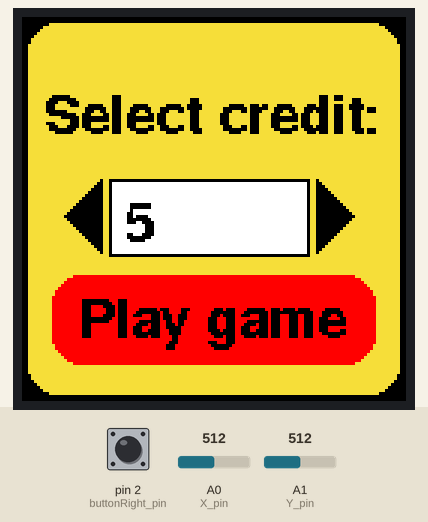
This sketch was run on a simulated Arduino Uno, built with avr-gcc and run on an emulated ATmega328P. Shown: 128×128 colour display. The test bench sets the inputs (shaded band); at power-on: A1 (Y_pin) = 512, pin 2 (buttonRight_pin) LOW, A0 (X_pin) = 512. Random numbers use the default seed unless the sketch sets one.

Above: at 1.3 s.
1.4 s: A1 (Y_pin) set to 622
2.9 s: A1 (Y_pin) set to 647
At 2.97 s:
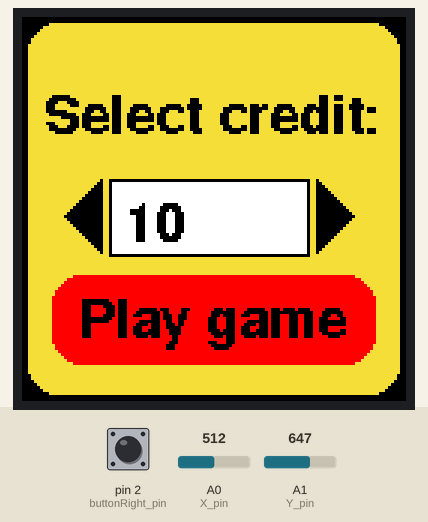
4.8 s: pin 2 (buttonRight_pin) pulled HIGH for 1 s
At 7.6 s:
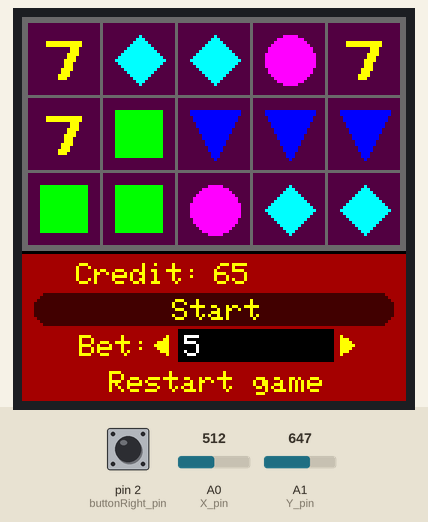
7.9 s: A0 (X_pin) set to 122
At 8.8 s:
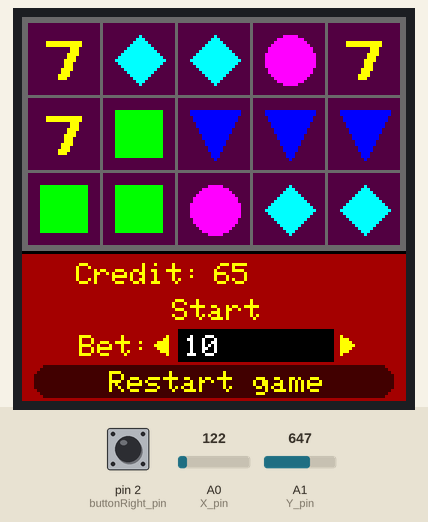
9.6 s: pin 2 (buttonRight_pin) pulled HIGH for 0.15 s
At 10.8 s:
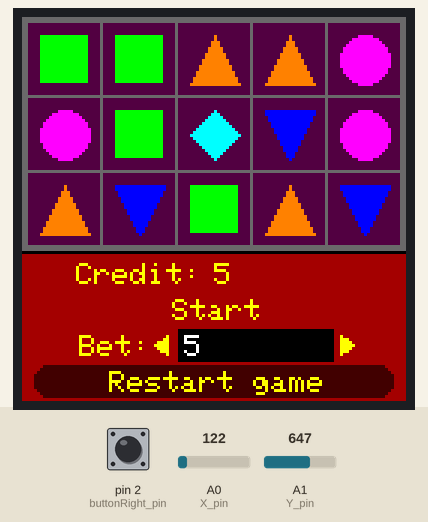
11.4 s: pin 2 (buttonRight_pin) pulled HIGH for 3.2 s
At 11.79 s:
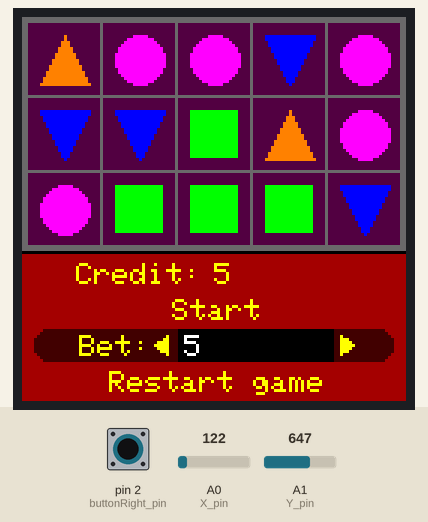
Timing chart, 0 to 14.4 s (numbered marks = the images above; inputs shaded):
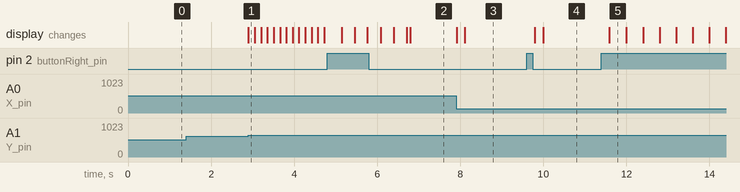

Measured:
- the behaviour switches between 632 and 633 on A1 (Y_pin) (found by bisection; images 0 and 1)
- after the input at 1.4 s, every drawn part: stays the same
- after the input at 2.9 s, the display: changes at once (image 1)
- after the input at 7.9 s, the display: first changes at once (image 3 shows a later state)
- after the input at 9.6 s, the display: first changes after 0.20 s (image 4 shows a later state)
- after the input at 11.4 s, the display: changes after 0.19 s (image 5)
- what the display in image 5 shows lasts 0.4 s, from 11.6 s to 12.0 s

The sketch:

version_alpha.ino
```cpp
#include <Adafruit_ST7735.h> // Hardware-specific library for ST7735
#include <Fonts/FreeSansBold9pt7b.h>

#define TFT_CS                10
#define TFT_RST                8
#define TFT_DC                 9
#define SW_pin                12
#define X_pin                 A0 // joystick x axis pin
#define Y_pin                 A1 // joystick y axis pin
#define RED_PIN                4
#define GREEN_PIN              5
#define BLUE_PIN               6
#define buttonRight_pin        2
#define MAX_CREDIT_INITIAL 99995
#define MIN_CREDIT_INITIAL     5
#define MAX_CREDIT      99999995
#define MIN_CREDIT             5
#define box_size              24
#define ORANGE_TRIANGLE        0
#define BLUE_TRIANGLE          1
#define GREEN_SQUARE           2
#define MAGENTA_CIRCLE         3
#define LIGHTBLUE_DIAMOND      4
#define SEVEN                  5
#define OPTION_START           1
#define OPTION_BET             2
#define OPTION_RESTART         3
#define initial_x_axis       533
#define initial_y_axis       533

Adafruit_ST7735 tft = Adafruit_ST7735(TFT_CS, TFT_DC, TFT_RST);

struct box {
   byte symbol;
   byte w0, h0;
};

long credit, new_credit; // in-game current credit
bool inMenu = false, ledOn = false;
struct box boxes[3][5]; // boxes that contains graphic symbols
struct box new_boxes[3][5]; // newly-generated boxes
long current_bet, new_bet, current_win;
int button_value = false; // changes when button is pressed
bool winner_boxes[3][5] = {false}; // check which boxes are winners
bool won = false;
unsigned long ledTimer, wonTimer = 1200;

void setup() {

   pinMode(SW_pin, INPUT);
   digitalWrite(SW_pin, HIGH);
   Serial.begin(9600);
   randomSeed(analogRead(2));

   tft.initR(INITR_144GREENTAB);
}

int getMultiplyFactor(int countSame, byte symbol) {

   int multiplyFactor = 0;

   if (countSame == 1) {
       return multiplyFactor;
   }
   if (countSame == 2 && symbol == MAGENTA_CIRCLE) {
     multiplyFactor = 2;
   } else if (countSame == 3) {
     multiplyFactor = 4;
   } else if (countSame == 4) {
     multiplyFactor = 10;
   } else if (countSame == 5) {
     multiplyFactor = 25;
   }
   if (symbol == SEVEN) {
     multiplyFactor *= 8;
   }
   return multiplyFactor;
}

void colorWinnerBoxes() {

   int x0, y0, w, h;


   if (won) {
     tft.getTextBounds(String(credit), 64, 82, &x0, &y0, &w, &h);
     tft.drawRect(x0, y0, w, h, 0XA000);
     tft.fillRect(x0, y0, w, h, 0XA000);

     tft.getTextBounds(String("Credit:"), 18, 82, &x0, &y0, &w, &h);
     tft.drawRect(x0, y0, w, h, 0XA000);
     tft.fillRect(x0, y0, w, h, 0XA000);

     tft.setCursor(18, 82);
     tft.setFont(NULL);
     tft.setTextColor(ST77XX_YELLOW);
     tft.setTextSize(1);
     tft.print("Won:");

     tft.setCursor(64, 82);
     tft.print(current_win);

     wonTimer = millis();
   }


   for (int i = 0; i < 3; i ++) {
     for (int j = 0; j < 5; j ++) {
        if (winner_boxes[i][j]) {
           // color current box in red
           tft.drawRect(boxes[i][j].w0, boxes[i][j].h0, box_size, box_size, ST77XX_RED);
           tft.fillRect(boxes[i][j].w0, boxes[i][j].h0, box_size, box_size, ST77XX_RED);

           drawSymbol(boxes[i][j].w0, boxes[i][j].h0, boxes[i][j].symbol);
        }
     }
   }


   // reset winner boxes
   for (int i = 0; i < 3; i++) {
     for (int j = 0; j < 5; j++) {
       winner_boxes[i][j] = false;
     }
   }
}

void checkWinnings() {

   int multiplyFactor = 0, countSame;
   byte symbol;

   current_win = 0;

   // check horizontal lines
   for (int i = 0; i < 3; i++) {
     symbol = boxes[i][0].symbol;
     countSame = 1;
     for (int j = 1; j < 5; j++) {
       if (boxes[i][j].symbol == symbol) {
         countSame ++;
       } else {
         break;
       }
     }

     multiplyFactor = getMultiplyFactor(countSame, symbol);
     if (multiplyFactor > 0) {
       won = true;
     }
     current_win += current_bet * multiplyFactor;

     if ((countSame == 2 && symbol == MAGENTA_CIRCLE) || countSame > 2) {
       for (int j = 0; j < countSame; j++) {
         winner_boxes[i][j] = true;
       }
     }
   }

   countSame = 0;
   // check for upper diagonal winnings
   for (int i = 2; i >= 0; i--) {
     if (i == 2) {
       symbol = boxes[i][0].symbol;
     } else if (symbol != boxes[i][i].symbol) {
       break;
     }
     countSame ++;
   }
   if ((countSame == 2 && symbol == MAGENTA_CIRCLE) || countSame > 2) {
     for (int i = countSame - 1; i >= 0; i --) {
       winner_boxes[i][i] = true;
     }
   }

   if (countSame == 3) {
     if (boxes[1][3].symbol == symbol) {
       countSame ++;
       winner_boxes[1][3] = true;

       if (boxes[2][4].symbol == symbol) {
         countSame ++;
         winner_boxes[2][4] = true;
       }
     }
   }

   multiplyFactor = getMultiplyFactor(countSame, symbol);
   if (multiplyFactor > 0) {
       won = true;
   }
   current_win += current_bet * multiplyFactor;

   countSame = 0;
   // check for lower diagonal winnings
   for (int i = 0; i < 3; i++) {
     if (i == 0) {
       symbol = boxes[i][0].symbol;
     } else if (symbol != boxes[i][i].symbol) {
       break;
     }
     countSame ++;
   }

   if ((countSame == 2 && symbol == MAGENTA_CIRCLE) || countSame > 2) {
     for (int i = 0; i < countSame; i++) {
       winner_boxes[i][i] = true;
     }
   }

   if (countSame == 3) {
     if (boxes[1][3].symbol == symbol) {
       countSame ++;
       winner_boxes[1][3] = true;

       if (boxes[0][4].symbol == symbol) {
         countSame ++;
         winner_boxes[0][4] = true;
       }
     }
   }

   multiplyFactor = getMultiplyFactor(countSame, symbol);
   if (multiplyFactor > 0) {
       won = true;
   }
   current_win += current_bet * multiplyFactor;

   // update current credit
   new_credit = credit + current_win;
   drawCreditText();
   credit = new_credit;

   if (won) {
     analogWrite(RED_PIN, 10);
     analogWrite(GREEN_PIN, 255);
     analogWrite(BLUE_PIN, 10);
     ledTimer = millis();
     ledOn = true;
   }

}

void drawStartOption(bool selected) {

   tft.setTextColor(ST77XX_YELLOW);
   if (selected) {
     tft.drawRoundRect(4, 92, 120, 11, 10, 0x4000);
     tft.fillRoundRect(4, 92, 120, 11, 10, 0x4000);
   } else {
     tft.drawRoundRect(4, 92, 120, 11, 10, 0xA000);
     tft.fillRoundRect(4, 92, 120, 11, 10, 0xA000);
   }
   tft.setCursor(50, 94);
   tft.setTextSize(1);
   tft.print("Start");
}

void drawBetOption(bool selected) {

   // bet option text
   if (selected) {
     tft.drawRoundRect(4, 104, 120, 11, 10, 0x4000);
     tft.fillRoundRect(4, 104, 120, 11, 10, 0x4000);
   } else {
      tft.drawRoundRect(4, 104, 120, 11, 10, 0xA000);
     tft.fillRoundRect(4, 104, 120, 11, 10, 0xA000);
   }
   tft.setCursor(19, 106);
   tft.setTextSize(1);
   tft.setTextColor(ST77XX_YELLOW);
   tft.print("Bet:");

   // bet option left arrow
   tft.drawTriangle(48, 106, 44, 109, 48, 112, ST77XX_YELLOW);
   tft.fillTriangle(48, 106, 44, 109, 48, 112, ST77XX_YELLOW);

   // bet option right arrow
   tft.drawTriangle(106, 106, 110, 109, 106, 112, ST77XX_YELLOW);
   tft.fillTriangle(106, 106, 110, 109, 106, 112, ST77XX_YELLOW);

   // bet option credit text
   tft.drawRect(52, 104, 52, 11, 0x0000);
   tft.fillRect(52, 104, 52, 11, 0x0000);
   tft.setTextColor(ST77XX_WHITE);
   tft.setCursor(54, 106);
   tft.print(current_bet);
}

void drawRestartOption(bool selected) {

   // restart game option text
   tft.setTextColor(ST77XX_YELLOW);
   if (selected) {
     tft.drawRoundRect(4, 116, 120, 11, 10, 0x4000);
     tft.fillRoundRect(4, 116, 120, 11, 10, 0x4000);
   } else {
     tft.drawRoundRect(4, 116, 120, 11, 10, 0xA000);
     tft.fillRoundRect(4, 116, 120, 11, 10, 0xA000);
   }
   tft.setCursor(29, 118);
   tft.setTextSize(1);
   tft.print("Restart game");
}

void printCreditText() {
   // credit text
   tft.setCursor(18, 82);
   tft.setFont(NULL);
   tft.setTextColor(ST77XX_YELLOW);
   tft.setTextSize(1);
   tft.print("Credit:");
}

void drawCreditText() {

   int x0, y0, w, h;

   tft.getTextBounds(String(credit), 64, 82, &x0, &y0, &w, &h);
   tft.drawRect(x0, y0, w, h, 0XA000);
   tft.fillRect(x0, y0, w, h, 0XA000);
   tft.setTextColor(ST77XX_YELLOW);
   tft.setCursor(64, 82);
   tft.print(new_credit);
}

void drawOrangeTriangle(byte w0, byte h0) {

   tft.drawTriangle(w0 + 12, h0 + 4, w0 + 4, h0 + 20, w0 + 20, h0 + 20, ST77XX_ORANGE);
   tft.fillTriangle(w0 + 12, h0 + 4, w0 + 4, h0 + 20, w0 + 20, h0 + 20, ST77XX_ORANGE);
}

void drawBlueTriangle(byte w0, byte h0) {

   tft.drawTriangle(w0 + 4, h0 + 4, w0 + 20, h0 + 4, w0 + 12, h0 + 20, ST77XX_BLUE);
   tft.fillTriangle(w0 + 4, h0 + 4, w0 + 20, h0 + 4, w0 + 12, h0 + 20, ST77XX_BLUE);
}

void drawGreenSquare(byte w0, byte h0) {

   tft.drawRect(w0 + 4, h0 + 4, 16, 16, ST77XX_GREEN);
   tft.fillRect(w0 + 4, h0 + 4, 16, 16, ST77XX_GREEN);

}

void drawMagentaCircle(byte w0, byte h0) {

   tft.drawCircle(w0 + 12, h0 + 12, 8, ST77XX_MAGENTA);
   tft.fillCircle(w0 + 12, h0 + 12, 8, ST77XX_MAGENTA);

}

void drawLightBlueDiamond(byte w0, byte h0) {

   tft.drawTriangle(w0 + 4, h0 + 12, w0 + 12, h0 + 4, w0 + 20, h0 + 12, ST77XX_CYAN);
   tft.fillTriangle(w0 + 4, h0 + 12, w0 + 12, h0 + 4, w0 + 20, h0 + 12, ST77XX_CYAN);

   tft.drawTriangle(w0 + 5, h0 + 13, w0 + 12, h0 + 20, w0 + 19, h0 + 13, ST77XX_CYAN);
   tft.fillTriangle(w0 + 5, h0 + 13, w0 + 12, h0 + 20, w0 + 19, h0 + 13, ST77XX_CYAN);
}

void drawSeven(byte w0, byte h0) {

   tft.drawRect(w0 + 6, h0 + 6, 12, 2, ST77XX_YELLOW);
   tft.fillRect(w0 + 6, h0 + 6, 12, 2, ST77XX_YELLOW);

   tft.drawTriangle(w0 + 14, h0 + 8, w0 + 10, h0 + 18, w0 + 12, h0 + 18, ST77XX_YELLOW);
   tft.fillTriangle(w0 + 14, h0 + 8, w0 + 10, h0 + 18, w0 + 12, h0 + 18, ST77XX_YELLOW);

   tft.drawTriangle(w0 + 16, h0 + 8, w0 + 14, h0 + 8, w0 + 12, h0 + 18, ST77XX_YELLOW);
   tft.fillTriangle(w0 + 16, h0 + 8, w0 + 14, h0 + 8, w0 + 12, h0 + 18, ST77XX_YELLOW);
}

void drawSymbol(byte w0, byte h0, byte symbol) {

   switch(symbol) {

     case ORANGE_TRIANGLE:
       drawOrangeTriangle(w0, h0);
       break;

     case BLUE_TRIANGLE:
       drawBlueTriangle(w0, h0);
       break;

     case GREEN_SQUARE:
       drawGreenSquare(w0, h0);
       break;

     case MAGENTA_CIRCLE:
       drawMagentaCircle(w0, h0);
       break;

     case LIGHTBLUE_DIAMOND:
       drawLightBlueDiamond(w0, h0);
       break;

     case SEVEN:
       drawSeven(w0, h0);
       break;
   }
}

void drawMainMenu() {

   int x1, y1, w, h, speed, x_axis, y_axis;
   long newCredit;

   credit = 5; // initial credit

   tft.fillScreen(ST77XX_BLACK);

   tft.drawRoundRect(2, 2, 124, 124, 10, 0XF6E7);
   tft.fillRoundRect(2, 2, 124, 124, 10, 0XF6E7);

   tft.setTextColor(ST77XX_BLACK);
   tft.setTextSize(1);
   tft.setTextWrap(false);

   // select credit text
   tft.setCursor(7, 32);
   tft.setFont(&FreeSansBold9pt7b);
   tft.print("Select credit:");


   // credit number text box
   tft.drawRect(29, 54, 67, 26, 0x0000);
   tft.fillRect(30, 54 + 1, 65, 24, 0xFFFF);

   // draw two triangles next to credit number text box
   tft.drawTriangle(26, 54, 14, 66, 26, 78, 0x0000);
   tft.fillTriangle(26, 54, 14, 66, 26, 78, 0x0000);

   tft.drawTriangle(98, 54, 110, 66, 98, 78, 0x0000);
   tft.fillTriangle(98, 54, 110, 66, 98, 78, 0x0000);

   // draw red container for 'play game'
   tft.drawRoundRect(10, 86, 108, 30, 10, ST77XX_RED);
   tft.fillRoundRect(10, 86, 108, 30, 10, ST77XX_RED);

   // play game text
   tft.setCursor(19, tft.height() / 2 + 42);
   tft.print("Play game");

   tft.setCursor(tft.width() / 2 - 30, 74);
   tft.print(credit);


   while (true) {

     button_value = digitalRead(buttonRight_pin);
     if (button_value != 0) {
       drawGame();
     }
     y_axis = analogRead(Y_pin);

     if (abs(y_axis - initial_y_axis) >= 10) {

       if (abs(y_axis - initial_y_axis) / 100 >= 1) {
         speed = ((y_axis - initial_y_axis) / 100);

         if (abs(speed) == 4) {
           speed *= 2;
         }
         if (speed > 1) {
           speed *= speed;
         } else if (speed < -1) {
           speed *= -speed;
         }

         if (credit + 5 * speed < MIN_CREDIT_INITIAL) {
            newCredit = MIN_CREDIT_INITIAL;
         } else if (credit + 5 * speed > MAX_CREDIT_INITIAL) {
            newCredit = MAX_CREDIT_INITIAL;
         } else {
            newCredit = credit + 5 * speed;
         }

         tft.getTextBounds(String(credit), tft.width() / 2 - 30, 74, &x1, &y1, &w, &h);
         tft.drawRect(x1, y1, w, h, 0xFFFF);
         tft.fillRect(x1, y1, w, h, 0xFFFF);
         credit = newCredit;
         tft.setCursor(tft.width() / 2 - 30, 74);
         tft.print(credit);
         delay(150);
       }
     }
   }
}

void drawGame() {

   byte current_option = OPTION_START;
   bool start = false;
   int x0, y0, w, h, speed, x_axis, y_axis;
   unsigned long optionTimer = 200, timerBetOption = 200;

   current_bet = 5;

   tft.fillScreen(ST77XX_BLACK);
   tft.setFont();

   // upper gray container
   tft.drawRect(0, 0, 128, 78, 0x6B4D);
   tft.fillRect(0, 0, 128, 78, 0x6B4D);

   // generate first boxes
   for (int i = 0; i < 3; i++) {
     for (int j = 0; j < 5; j++) {
        boxes[i][j].w0 = 2 + j * (box_size + 1);
        boxes[i][j].h0 = 2 + i * (box_size + 1);
        boxes[i][j].symbol = random(6);

        // decrease chance to get 'seven' symbol
        if (boxes[i][j].symbol == SEVEN) {
          boxes[i][j].symbol = random(6);
        }

        tft.drawRect(boxes[i][j].w0, boxes[i][j].h0, box_size, box_size, 0x5008);
        tft.fillRect(boxes[i][j].w0, boxes[i][j].h0, box_size, box_size, 0x5008);
        drawSymbol(boxes[i][j].w0, boxes[i][j].h0, boxes[i][j].symbol);
     }
   }

   // red lower container
   tft.drawRect(0, 79, 128, 50, 0xA000);
   tft.fillRect(0, 79, 128, 50, 0xA000);

   // horizontal line between containers
   tft.drawFastHLine(0, 78, 128, 0x0000);

   printCreditText();

   new_credit = credit;
   drawCreditText();

   // draw start option container and text
   drawStartOption(true);

   // draw bet option container and text
   drawBetOption(false);

   // draw restart option container and text
   drawRestartOption(false);

   while (true) {
     x_axis = analogRead(X_pin);

     if (won && millis() - wonTimer >= 1200) {

       // clear current winning text
       tft.getTextBounds(String(current_win), 64, 82, &x0, &y0, &w, &h);
       tft.drawRect(x0, y0, w, h, 0XA000);
       tft.fillRect(x0, y0, w, h, 0XA000);

       tft.getTextBounds(String("Won:"), 18, 82, &x0, &y0, &w, &h);
       tft.drawRect(x0, y0, w, h, 0XA000);
       tft.fillRect(x0, y0, w, h, 0XA000);

       printCreditText();

       new_credit = credit;
       drawCreditText();

       won = false;
     }

     if (ledOn && millis() - ledTimer > 800) {
       ledOn = false;
       analogWrite(RED_PIN, 0);
       analogWrite(GREEN_PIN, 0);
       analogWrite(BLUE_PIN, 0);
     }

     // if joystick was moved vertically
     if (millis() - optionTimer >= 200 && abs(x_axis - initial_x_axis) >= 400) {

       // joystick was moved upwards
       if (x_axis - initial_x_axis >= 400) {
         optionTimer = millis();

         if (current_option == OPTION_BET) {

           drawBetOption(false);
           drawStartOption(true);
           current_option = OPTION_START;
         } else if (current_option == OPTION_RESTART) {

           drawRestartOption(false);
           drawBetOption(true);
           current_option = OPTION_BET;
         }
       } else if (millis() - optionTimer >= 200) {
         // joystick was moved downwards
         optionTimer = millis();

         if (current_option == OPTION_START) {

           drawStartOption(false);
           drawBetOption(true);
           current_option = OPTION_BET;

         } else if (current_option == OPTION_BET) {

           drawBetOption(false);
           drawRestartOption(true);
           current_option = OPTION_RESTART;
         }
       }
     }
     button_value = digitalRead(buttonRight_pin);

     if (current_option == OPTION_START && button_value != 0 && credit >= 5
        && current_bet <= credit) {
       start = true;
     } else if (current_option == OPTION_RESTART && button_value != 0) {
       drawMainMenu();
     } else if (current_option == OPTION_BET && millis() - timerBetOption >= 250) {
        timerBetOption = millis();

        y_axis = analogRead(Y_pin);

        // if joystick moved horizontally
        if (abs(y_axis - initial_y_axis) >= 20 && credit >= 5) {

         if (abs(y_axis - initial_y_axis) / 100 >= 1) {
           speed = ((y_axis - initial_y_axis) / 100);

           if (speed == 4) {
             speed = 10;
           } else if (speed == -4) {
             speed = -10;
           }
           if (speed > 2) {
             speed *= speed;
           } else if (speed < -2) {
             speed *= -speed;
           }

           if (current_bet + 5 * speed < MIN_CREDIT) {
              new_bet = MIN_CREDIT_INITIAL;
           } else if (current_bet + 5 * speed > credit) {
              new_bet = credit;
           } else {
              new_bet = current_bet + 5 * speed;
           }

           tft.getTextBounds(String(current_bet), 54, 106, &x0, &y0, &w, &h);
           tft.drawRect(x0, y0, w, h, 0X0000);
           tft.fillRect(x0, y0, w, h, 0X0000);
           current_bet = new_bet;
           tft.setTextColor(ST77XX_WHITE);
           tft.setCursor(54, 106);
           tft.print(current_bet);
           tft.setTextColor(ST77XX_YELLOW);
         }
       }
     }

     // if start option was selected
     if (start) {

       // clear current winning value text
       tft.getTextBounds(String("Won:"), 18, 82, &x0, &y0, &w, &h);
       tft.drawRect(x0, y0, w, h, 0XA000);
       tft.fillRect(x0, y0, w, h, 0XA000);

       printCreditText();

       new_credit = credit - current_bet;
       drawCreditText();
       credit = new_credit;

       start = false ;
       for (int i = 0; i < 3; i++) {
         for (int j = 0; j < 5; j++) {
            // lower the old boxes so they stay correct distance from each other
            boxes[i][j].h0 ++;
            // generate new boxes
            new_boxes[i][j].w0 = 2 + j * (box_size + 1);
            new_boxes[i][j].h0 = 2 + i * (box_size + 1) - 75;
            new_boxes[i][j].symbol = random(6);

            tft.drawRect(boxes[i][j].w0, boxes[i][j].h0, box_size, box_size, 0x5008);
            tft.fillRect(boxes[i][j].w0, boxes[i][j].h0, box_size, box_size, 0x5008);

            tft.drawRect(new_boxes[i][j].w0, new_boxes[i][j].h0, box_size, box_size, 0x5008);
            tft.fillRect(new_boxes[i][j].w0, new_boxes[i][j].h0, box_size, box_size, 0x5008);

            drawSymbol(boxes[i][j].w0, boxes[i][j].h0, boxes[i][j].symbol);
            drawSymbol(new_boxes[i][j].w0, new_boxes[i][j].h0, new_boxes[i][j].symbol);
         }
       }

       register bool draw_new_boxes;

       while (new_boxes[0][0].h0 != 2) {
         // upper gray container
         tft.drawRect(0, 0, 128, 78, 0x6B4D);
         tft.fillRect(0, 0, 128, 78, 0x6B4D);

         for (int i = 0; i < 3; i++) {

           draw_new_boxes = true;
           // draw old boxes
           if (boxes[i][0].h0 + 5 < 78) {

              register byte height = boxes[i][0].h0 + 4;
              register byte diff = 0;

              draw_new_boxes = false;

              if (height + box_size >= 78) {
                diff = height + box_size - 78;
              }

              for (int j = 0; j < 5; j++) {
                 boxes[i][j].h0 += 5;
                 new_boxes[i][j].h0 += 5;

                 tft.drawRect(boxes[i][j].w0, height, box_size, box_size - diff, 0x5008);
                 tft.fillRect(boxes[i][j].w0, height, box_size, box_size - diff, 0x5008);
                 tft.drawRect(new_boxes[i][j].w0, new_boxes[i][j].h0, box_size, box_size, 0x5008);
                 tft.fillRect(new_boxes[i][j].w0, new_boxes[i][j].h0, box_size, box_size, 0x5008);

                 if (height + box_size < 80) {
                    drawSymbol(boxes[i][j].w0, height, boxes[i][j].symbol);
                 }
                 drawSymbol(new_boxes[i][j].w0, new_boxes[i][j].h0, new_boxes[i][j].symbol);
              }

           }

           // draw new boxes
           if (draw_new_boxes == true) {
             for (int j = 0; j < 5; j++) {
                  new_boxes[i][j].h0 += 5;

                  tft.drawRect(new_boxes[i][j].w0, new_boxes[i][j].h0, box_size, box_size, 0x5008);
                  tft.fillRect(new_boxes[i][j].w0, new_boxes[i][j].h0, box_size, box_size, 0x5008);
                  drawSymbol(new_boxes[i][j].w0, new_boxes[i][j].h0, new_boxes[i][j].symbol);
             }
           }

           delay(10);
         }
       }

       for (int i = 0; i < 3; i++) {
         for (int j = 0; j < 5; j++) {
           boxes[i][j] = new_boxes[i][j];
         }
       }
       checkWinnings();
       colorWinnerBoxes();
     }

   }

}

void loop() {

   if (inMenu == false) {
     drawMainMenu();
   }
   inMenu = true;
}
```
